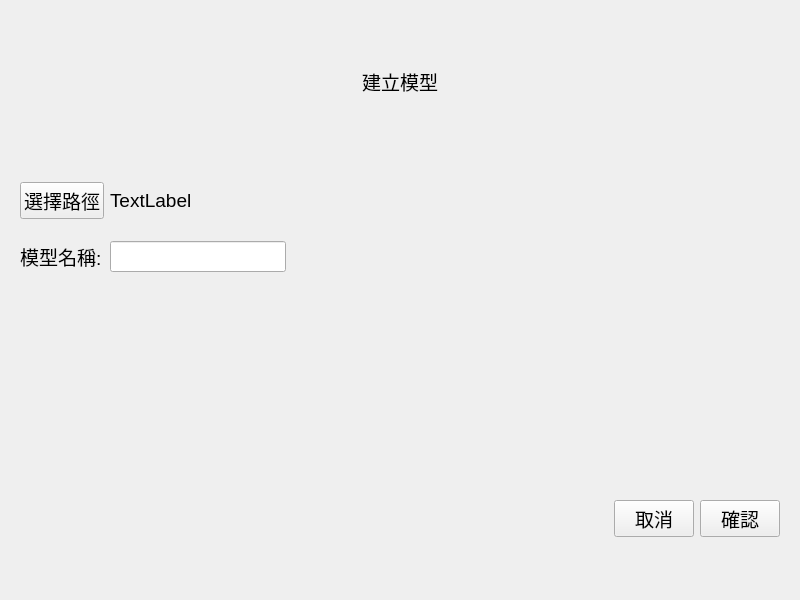
<?xml version="1.0" encoding="UTF-8"?>
<ui version="4.0">
 <class>LayerNewModel</class>
 <widget class="QWidget" name="LayerNewModel">
  <property name="geometry">
   <rect>
    <x>0</x>
    <y>0</y>
    <width>800</width>
    <height>600</height>
   </rect>
  </property>
  <property name="font">
   <font>
    <pointsize>14</pointsize>
   </font>
  </property>
  <property name="windowTitle">
   <string>Form</string>
  </property>
  <layout class="QVBoxLayout" name="verticalLayout">
   <item>
    <widget class="QLabel" name="label">
     <property name="text">
      <string>建立模型</string>
     </property>
     <property name="alignment">
      <set>Qt::AlignCenter</set>
     </property>
    </widget>
   </item>
   <item>
    <widget class="QWidget" name="widget" native="true">
     <layout class="QGridLayout" name="gridLayout">
      <item row="0" column="0">
       <widget class="QPushButton" name="btnSelect">
        <property name="sizePolicy">
         <sizepolicy hsizetype="Maximum" vsizetype="Fixed">
          <horstretch>0</horstretch>
          <verstretch>0</verstretch>
         </sizepolicy>
        </property>
        <property name="text">
         <string>選擇路徑</string>
        </property>
       </widget>
      </item>
      <item row="0" column="1" colspan="2">
       <widget class="QLabel" name="lbPath">
        <property name="sizePolicy">
         <sizepolicy hsizetype="Minimum" vsizetype="Preferred">
          <horstretch>0</horstretch>
          <verstretch>0</verstretch>
         </sizepolicy>
        </property>
        <property name="text">
         <string>TextLabel</string>
        </property>
       </widget>
      </item>
      <item row="1" column="0">
       <widget class="QLabel" name="label_2">
        <property name="text">
         <string>模型名稱:</string>
        </property>
       </widget>
      </item>
      <item row="1" column="1" colspan="2">
       <widget class="QLineEdit" name="txtName">
        <property name="sizePolicy">
         <sizepolicy hsizetype="Maximum" vsizetype="Fixed">
          <horstretch>0</horstretch>
          <verstretch>0</verstretch>
         </sizepolicy>
        </property>
       </widget>
      </item>
     </layout>
    </widget>
   </item>
   <item>
    <widget class="QLabel" name="lbMsg">
     <property name="styleSheet">
      <string notr="true">color: rgb(255, 85, 0);</string>
     </property>
     <property name="text">
      <string/>
     </property>
     <property name="alignment">
      <set>Qt::AlignCenter</set>
     </property>
    </widget>
   </item>
   <item>
    <widget class="QWidget" name="widget_2" native="true">
     <layout class="QHBoxLayout" name="horizontalLayout_2">
      <item>
       <spacer name="horizontalSpacer">
        <property name="orientation">
         <enum>Qt::Horizontal</enum>
        </property>
        <property name="sizeHint" stdset="0">
         <size>
          <width>40</width>
          <height>20</height>
         </size>
        </property>
       </spacer>
      </item>
      <item>
       <widget class="QPushButton" name="btnCancel">
        <property name="text">
         <string>取消</string>
        </property>
       </widget>
      </item>
      <item>
       <widget class="QPushButton" name="btnOk">
        <property name="text">
         <string>確認</string>
        </property>
       </widget>
      </item>
     </layout>
    </widget>
   </item>
  </layout>
 </widget>
 <resources/>
 <connections/>
</ui>
